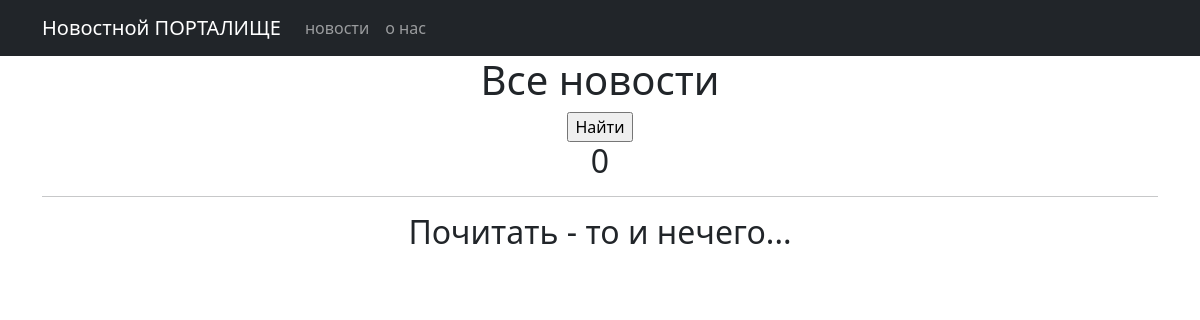
Before: /news/ with the older database file.
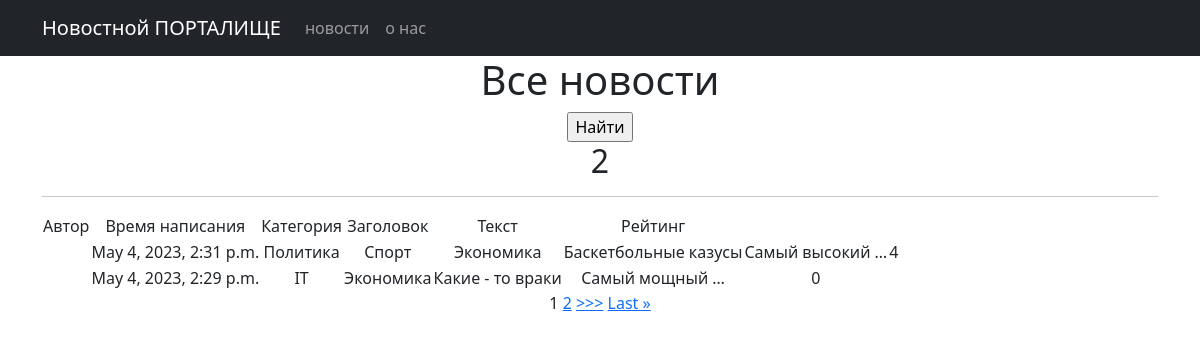
After: the same page with the newer database file.
### news/models.py (models this page shows, shortened)
class Post(models.Model):
    objects = None
    author = models.ForeignKey(Author, on_delete=models.CASCADE)
    type = models.CharField(max_length=2, choices=TYPE, default=article)
    time_in = models.DateTimeField(auto_now_add=True)
    category = models.ManyToManyField(Category, through='PostCategory')
    head_name = models.CharField(max_length=250, unique=True)
    article_text = models.TextField()
    rate = models.IntegerField(default=0)

class Category(models.Model):
    DoesNotExist = None
    objects = None
    name_category = models.CharField(max_length=250, unique=True)

### news/views.py (the view)
# urls.py: path('', PostsList.as_view()),
class PostsList(ListView):
    model = Post
    ordering = 'head_name'
    template_name = 'posts.html'
    context_object_name = 'posts'
    paginate_by = 2  # указать количество записей на странице
    def get_filter(self):
        return PostFilter(self.request.GET, queryset=super().get_queryset())
    def get_queryset(self):
        qs = self.get_filter().qs
        return qs
    def get_context_data(self, *, object_list=None, **kwargs):
        context = super().get_context_data(**kwargs)
        filter_ = self.get_filter()
        context['filter'] = filter_
        return context

### news/templatetags/custom_filters.py (called while the page is built)
@register.filter(name='is_filters_uses')
def is_filters_uses(value):
    filters_arg = value.find('&')
    if filters_arg != -1:
        is_first_list_now = value.find('?')
        if value[(is_first_list_now + 1): (is_first_list_now + 5)] == 'page':
            return value[filters_arg:]
        else:
            return '&' + value[is_first_list_now + 1:]
    else:
        return ''

### templates/posts.html (shortened to what this page needs)
{% extends 'flatpages/default.html' %}
{% load custom_filters %}
{% load custom_tags %}
{% block content %}
   <h1>Все новости</h1>
   <form action="" method="get">
       <input type="submit" value="Найти" />
   </form>
   <h2>{{ posts|length }}</h2>
   <hr>
   {% if posts %}
       <table>
           <tr>
               <td>Автор</td>
               <td>Время написания</td>
               <td>Категория</td>
               <td>Заголовок</td>
               <td>Текст</td>
               <td>Рейтинг</td>
           </tr>
           {% for post in posts %}
           <tr>
               <td>{{ author.User.username }}</td>
               <td>{{ post.time_in }}</td>
                {% for category in post.category.all %}
              <td> {{ category.name_category }}</td>
                  {% endfor %}
               <td>{{ post.head_name }}</td>
               <td>{{ post.article_text|truncatewords:2 }}</td>
               <td>{{ post.rate }}</td>
           </tr>
           {% endfor %}
       </table>
   {% else %}
       <h2>Почитать - то и нечего...</h2>
   {% endif %}
{% if is_paginated %}
        {% for num in page_obj.paginator.page_range %}
            {% if page_obj.number == num %}
                <a>{{ num }}</a>
            {% elif num > page_obj.number|add:'-3' and num < page_obj.number|add:'3' %}
                <a href="?page={{ num }}{{ request.get_full_path|is_filters_uses }}">{{ num }}</a>
            {% endif %}
        {% endfor %}
        {% if page_obj.has_next %}
            <a href="?page={{ page_obj.next_page_number }}{{ request.get_full_path|is_filters_uses }}">>>></a>
            <a href="?page={{ page_obj.paginator.num_pages }}{{ request.get_full_path|is_filters_uses }}">Last &raquo;</a>
        {% endif %}
    {% endif %}
{% endblock content %}

### templates/flatpages/default.html (shortened to what this page needs)
<!DOCTYPE html>
<html lang="en">
    <head>
        {% load static %}
        <link href="{% static 'css/styles.css' %}" rel="stylesheet" />
    </head>
    <body>
        <nav class="navbar navbar-expand-lg navbar-dark bg-dark static-top">
            <div class="container">
                <a class="navbar-brand" href="#">Новостной ПОРТАЛИЩЕ</a>
                <div class="collapse navbar-collapse" id="navbarResponsive">
                    <ul class="navbar-nav ml-auto">
                        <li class="nav-item">
                            <a class="nav-link" href="/1stpage/">новости</a>
                        </li>
                        <li class="nav-item">
                            <a class="nav-link" href="/2ndpage/">о нас</a>
                        </li>
                    </ul>
                </div>
            </div>
        </nav>
        <div class="container">
            <div class="row">
                <div class="col-lg-12 text-center">
                    {% block content %}{% endblock content %}
                </div>
            </div>
        </div>
    </body>
</html>

Changed rows visible on the page:
added Post: time_in "May 4, 2023, 2:31 p.m.", head_name "Баскетбольные казусы", article_text "Самый высокий …", rate "4"
added Category: name_category "Политика", shown under "May 4, 2023, 2:31 p.m."
added Category: name_category "Спорт", shown under "May 4, 2023, 2:31 p.m."
added Category: name_category "Экономика"
added Post: time_in "May 4, 2023, 2:29 p.m.", head_name "Какие - то враки", article_text "Самый мощный …", rate "0"
added Category: name_category "IT", shown under "May 4, 2023, 2:29 p.m."
Other visible differences:
{{ posts|length }}: "0" → "2"
text no longer shown: "Почитать - то и нечего..."
text now shown: "Автор Время написания Категория Заголовок Текст Рейтинг >>> Last »"
new list line: "1"
new list line: "2"
